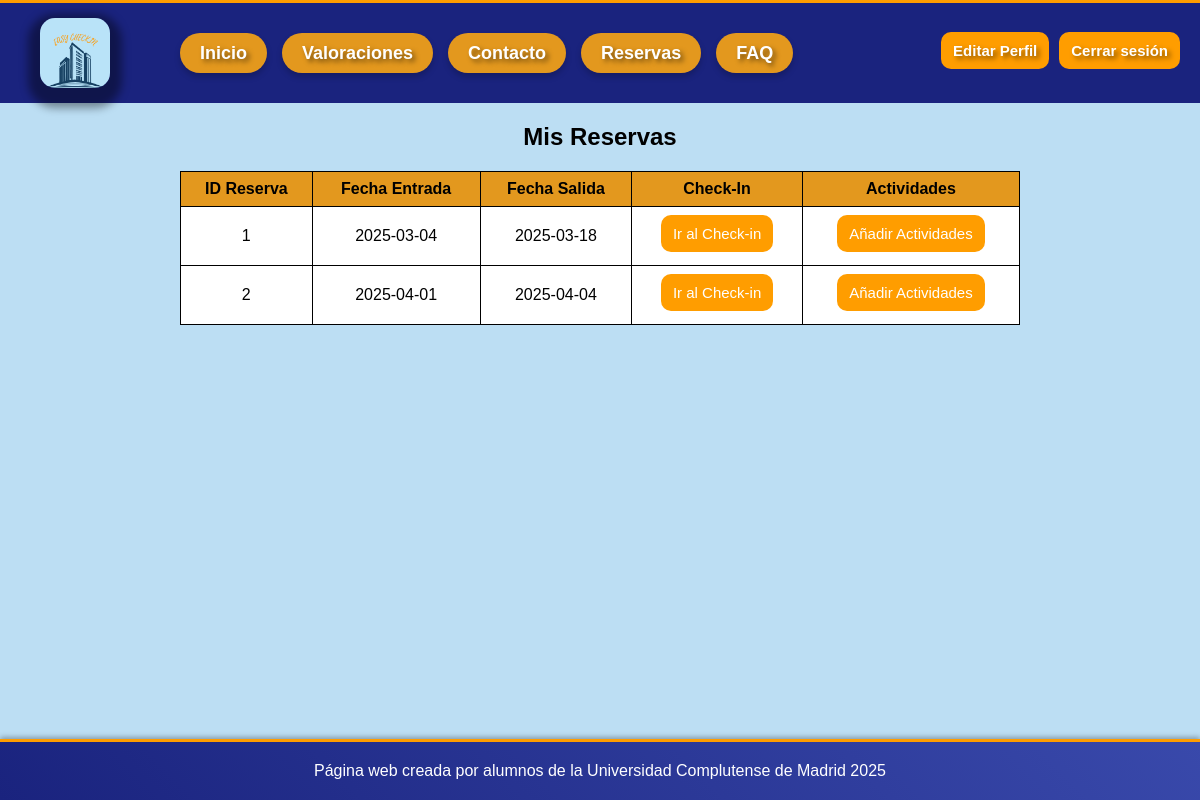
The app's page /index.php?action=reservas (signed in) with its own data.
### tables this page shows
CREATE TABLE `reservas` (
  `id_reserva` int NOT NULL,
  `fecha_entrada` date NOT NULL,
  `fecha_salida` date NOT NULL,
  `estado` enum('pendiente', 'confirmada', 'cancelada') NOT NULL,
  `usuarios_ids` json NOT NULL
);

### includes/clases/reserva/Reserva.php (called while the page is built, shortened)
<?php
class Reserva {
    private $db;
    public function __construct() {
        $this->db = Database::getInstance()->getConnection();
    }
    public function obtenerReservasPorUsuario($id_usuario) {
        try {
            $sql = "SELECT id_reserva, fecha_entrada, fecha_salida
                    FROM reservas
                    WHERE JSON_CONTAINS(usuarios_ids, :id_usuario, '$')";
            $stmt = $this->db->prepare($sql);
            $stmt->bindValue(':id_usuario', json_encode((int)$id_usuario), PDO::PARAM_STR);
            $stmt->execute();
            $reservas = [];
            while ($fila = $stmt->fetch(PDO::FETCH_ASSOC)) {
                $reservas[] = new ReservaModelo(
                    $fila['id_reserva'],
                    $fila['fecha_entrada'],
                    $fila['fecha_salida']
                );
            }
            return $reservas;
        } catch (PDOException $e) {
            error_log("Error en obtenerReservasPorUsuario: " . $e->getMessage());
            return [];
        }
    }
    public function mostrarReservas() {
        $id_usuario = $_SESSION["usuario_id"];
        $reservas = $this->obtenerReservasPorUsuario($id_usuario);
        include __DIR__ . '/../../views/plantillas/plantilla.php';
    }
}

### index.php (called while the page is built)
<?php
require 'router.php';
?>

### includes/clases/Database.php (called while the page is built)
<?php
class Database {
    private static $instance = null;
    private $conn;
    private $host = BD_HOST;
    private $user = BD_USER;
    private $pass = BD_PASS;
    private $dbname = BD_NAME;
    private function __construct() {
        try {
            $this->conn = new PDO("mysql:host={$this->host};dbname={$this->dbname}", $this->user, $this->pass);
            $this->conn->setAttribute(PDO::ATTR_ERRMODE, PDO::ERRMODE_EXCEPTION);
        } catch (PDOException $e) {
            die("Error de conexión: " . $e->getMessage());
        }
    }
    public static function getInstance() {
        if (!self::$instance) {
            self::$instance = new Database();
        }
        return self::$instance;
    }
    public function getConnection() {
        return $this->conn;
    }
}
?>

### includes/clases/reserva/ReservaModelo.php (called while the page is built, shortened)
<?php
class ReservaModelo {
    public function __construct($id_reserva, $fecha_entrada, $fecha_salida, $estado = null, $usuarios_ids = null) {
        $this->id_reserva = $id_reserva;
        $this->fecha_entrada = $fecha_entrada;
        $this->fecha_salida = $fecha_salida;
    }
}

### reservas.php (the view, shortened to what this page needs)
<div class="reservas-container">
    <h2>Mis Reservas</h2>
    <?php if (!empty($reservas)) { ?>
        <table>
            <tr>
                <th>ID Reserva</th>
                <th>Fecha Entrada</th>
                <th>Fecha Salida</th>
                <th>Check-In</th>
                <th>Actividades</th>
            </tr>
            <?php foreach ($reservas as $reserva) { ?>
                <tr>
                    <td><?= htmlspecialchars($reserva->id_reserva) ?></td>
                    <td><?= htmlspecialchars($reserva->fecha_entrada) ?></td>
                    <td><?= htmlspecialchars($reserva->fecha_salida) ?></td>
                    <td><a href="index.php?action=checkin&id_reserva=<?= $reserva->id_reserva ?>" class="btn">Ir al Check-in</a></td>
                    <td><a href="index.php?action=actividades&id_reserva=<?= $reserva->id_reserva ?>" class="btn">Añadir Actividades</a></td>
                </tr>
            <?php } ?>
        </table>
    <?php } else { ?>
        <p>No tienes reservas registradas.</p>
    <?php } ?>
</div>

### css/headerFooter.css (style rules this page uses)
.btn { padding: 8px 15px; text-decoration: none; border-radius: 5px; font-size: 14px; color: white; background-color: #007bff; transition: background-color 0.3s ease, transform 0.2s ease; text-align: center; }

### css/estilo.css (style rules this page uses)
html, body { background-color: #bbdff3e0; font-family: "Arial Rounded MT", "Trebuchet MS", Arial, sans-serif; margin: 0; padding: 0; height: 100%; display: flex; flex-direction: column; }
body { display: flex; flex-direction: column; min-height: 100vh; }
table { width:70%; border-collapse: collapse; margin: 20px auto; }
th,td { border: 1px solid black; padding: 8px; text-align: center; background-color: white; }
th { background-color:#e3981e; }
p, h1, h2 { text-align: center; }
.btn { display: inline-block; padding: 10px 12px; background-color: #ff9d00; color: white; font-size: 15px; border: none; border-radius: 10px; cursor: pointer; transition: background-color 0.3s, transform 0.3s; margin-bottom: 5px; }

### records on screen
reservas: id_reserva "1", fecha_entrada "2025-03-04", fecha_salida "2025-03-18"
reservas: id_reserva "2", fecha_entrada "2025-04-01", fecha_salida "2025-04-04"
